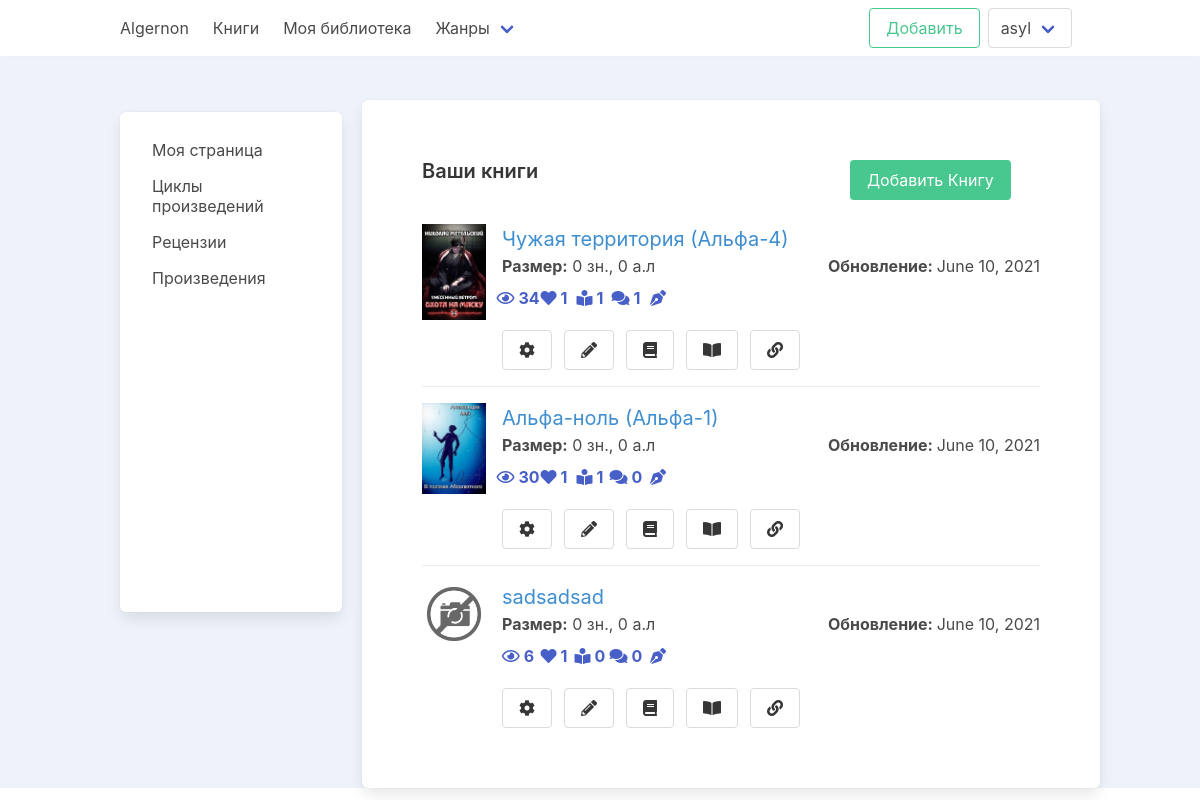
The page /u/works/ (signed in) on the database as committed earlier.
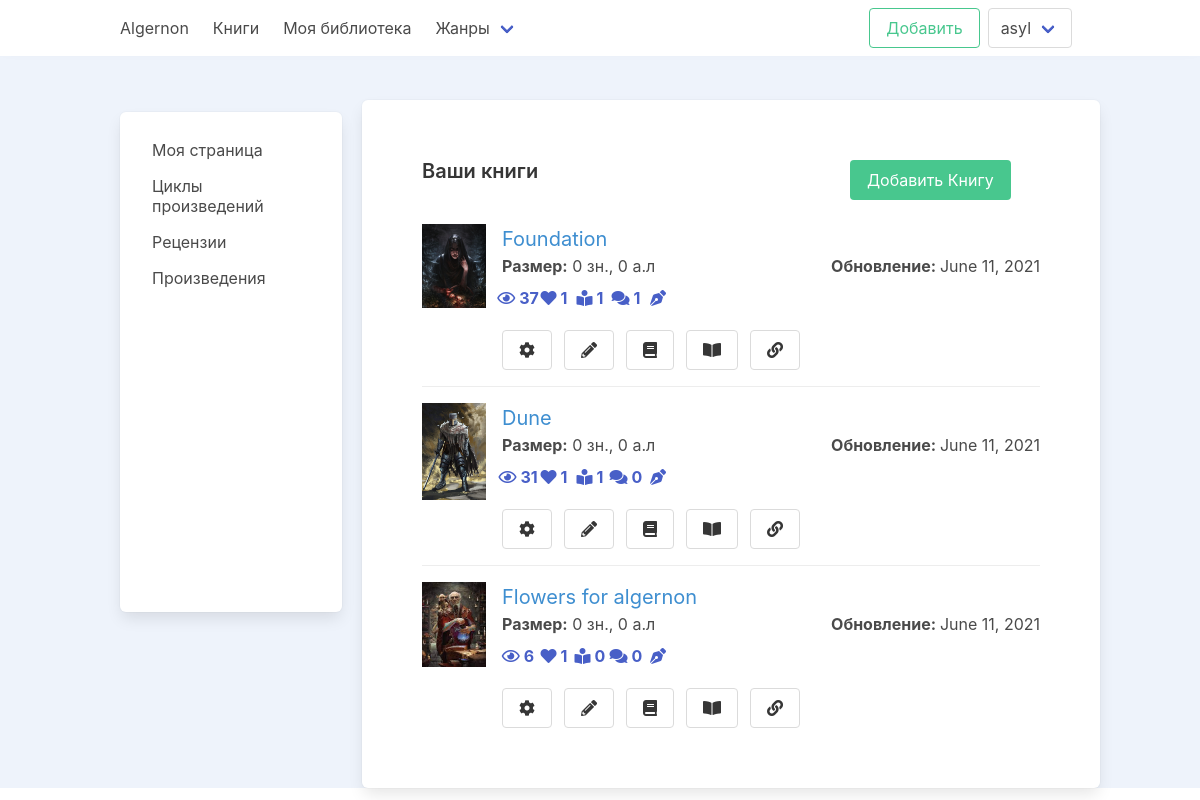
The same page on the database as committed later.
### account/models.py (models this page shows, shortened)
class CustomUser(AbstractUser):
    USERNAME_FIELD = 'email'
    REQUIRED_FIELDS = ['username']
    email = models.EmailField(_('Email'), unique=True)
    DS = "Don't Show"
    MALE = "Male"
    FEMALE = "Female"
    GENDER_CHOICES = (
        (DS, _("Don't Show")),
        (MALE, _("Male")),
        (FEMALE, _("Female"))
    )
    ONLY_MONTH_AND_DAY = "Only month and day"
    SHOW = "Show"
    BIRTHDAY_CHOICES = (
        (DS, _("Don't Show")),
        (ONLY_MONTH_AND_DAY, _("Only month and day")),
        (SHOW, _("Show birthday"))
    )
    slug = models.SlugField(unique=True, null=True, blank=True)
    image = models.ImageField(upload_to='profile/%Y/%m-%d', default='images/no-image.png', blank=True)
    name = models.CharField(max_length=250, unique=True)
    status = models.CharField(max_length=250, null=True, blank=True)
    birthday = models.DateField(null=True, blank=True)
    birthday_visibility = models.CharField(max_length=40, choices=BIRTHDAY_CHOICES, default=DS)
    gender = models.CharField(max_length=50, choices=GENDER_CHOICES, default=DS)
    information = QuillField(max_length=1000, null=True, blank=True)
    friends = models.ManyToManyField("CustomUser", blank=True)
    def get_absolute_url(self):
        return reverse('account:profile', args=[self.slug])
    def get_account_lib_url(self):
        return reverse('account:library', args=[self.slug])

### books/models.py (models this page shows, shortened)
class Book(models.Model):
    BOOK_CHOICES = (
        ("A", _("All")),
        ("O", _("Only friends")),
        ("N", _("Nobody"))
    )
    STATUS_CHOICES = (
        ("F", _("Finished")),
        ("D", _("Draft")),
        ("N", _("Not finished"))
    )
    author = models.ForeignKey(
        settings.AUTH_USER_MODEL,
        on_delete=models.CASCADE,
        related_name="books",
        verbose_name=_("Author")
    )
    cover = models.ImageField(upload_to="images/%Y-%m-%d/", default='images/no-image.jpg')
    title = models.CharField(max_length=150, unique=True, verbose_name=_("Book Name"))
    type = models.ForeignKey(
        Type,
        on_delete=models.SET_NULL,
        null=True,
        related_name="books",
        verbose_name=_("Book Type")
    )
    genre = models.ForeignKey(
        Genre,
        on_delete=models.SET_NULL,
        null=True,
        blank=True,
        related_name="books",
        verbose_name=_("Genre of the book")
    )
    cycle = models.ForeignKey(
        Cycle,
        on_delete=models.SET_NULL,
        null=True,
        blank=True,
        related_name="books",
        verbose_name=_("Book Cycle")
    )
    description = models.TextField(max_length=1000, null=True, blank=True)
    remark = models.TextField(max_length=1000, null=True, blank=True)
    status = models.CharField(max_length=2, choices=STATUS_CHOICES, default="N")
    is_introductory = models.BooleanField(default=False)
    is_eighteen_plus = models.BooleanField(default=False)
    is_published = models.BooleanField(default=False)
    can_comment = models.CharField(max_length=2, choices=BOOK_CHOICES, default="N")
    can_read = models.CharField(max_length=2, choices=BOOK_CHOICES, default="N")
    can_download = models.CharField(max_length=2, choices=BOOK_CHOICES, default="N")
    views = models.PositiveIntegerField(default=0)
    created_at = models.DateTimeField(auto_now_add=True)
    updated_at = models.DateTimeField(auto_now=True)
    class Meta:
        verbose_name = _("Book Info")
        verbose_name_plural = _("Books Info")
    def get_first_chapter(self):
        return reverse('reader:read_book', args=[self.id])
    def get_total_len(self):
        chapters = self.chapters.all()
        return sum([chapter.get_chapter_len() for chapter in chapters])
    def get_total_author_list_len(self):
        chapters = self.chapters.all()
        return round(sum([chapter.get_chapter_author_list_len() for chapter in chapters]), 2)
    def get_comment_count(self):
        return self.comments.count()
    @property
    def get_likes_count(self):
        return Like.objects.filter(book=self).count()
    @property
    def get_views_count(self):
        return self.views
    @property
    def get_readers_count(self):
        return self.library_books.count()

### authors/views.py (the view)
# urls.py: path('works/', views.AuthorsCreatedBookList.as_view(), name='author_books'),
class AuthorsCreatedBookList(LoginRequiredMixin, ListView):
    template_name = 'authors/created_books.html'
    model = Book
    context_object_name = 'books'
    def get_queryset(self, *args, **kwargs):
        author = self.request.user
        return Book.objects.filter(author=author)
    def get_context_data(self, *, object_list=None, **kwargs):
        context = super().get_context_data(**kwargs)
        context['author'] = self.request.user
        return context

### books/custom_context_processor.py (called while the page is built)
def genre_list(request):
    return {
        'genres': Genre.objects.all()
    }

### books/models.py (called while the page is built)
    def get_absolute_url(self):
        return reverse('books:books_by_genre', args=[self.slug])

### templates/authors/created_books.html (shortened to what this page needs)
{% extends 'profile_base.html' %}
{% load static %}
{% block content %}
    <section class="section">
        <div class="columns">
            <div class="column is-4"><h1 class="title is-5">Ваши книги</h1></div>
            <div class="column is-4 is-offset-4">
                <a href="{% url 'books:new_book' %}" class="button is-success">Добавить Книгу</a>
            </div>
        </div>
        <div class="columns">
            <div class="column">
                {% for book in books %}
                    <article class="media">
                        <figure class="media-left">
                            <p class="image is-64x64">
                                <a href="{% url 'books:update_book' book.id %}"><img src="{{ book.cover.url }}" alt=""></a>
                            </p>
                        </figure>
                        <div class="media-content">
                            <div class="content">
                                <a href="{% url 'books:update_book' book.id %}"
                                   class="is-size-5 has-text-info">{{ book.title }}</a>
                                <p><b>Размер:</b> {{ book.get_total_len }} зн., {{ book.get_total_author_list_len }} а.л
                                    <span class="is-pulled-right"><b>Обновление: </b>{{ book.updated_at.date }}</span>
                                </p>
                            </div>
                            <nav class="level is-mobile">
                                <div class="level-left">
                                    <a class="level-item ml-2">
                                        <span class="icon is-small">
                                            <i class="far fa-eye"></i>
                                            <strong class="ml-1">{{ book.get_views_count }}</strong>
                                        </span>
                                    </a>
                                    <a class="level-item ml-2">
                                    <span class="icon is-small">
                                        <i class="fas fa-heart"></i>
                                        <strong class="ml-1" id="like-count">{{ book.get_likes_count }}</strong>
                                    </span>
                                    </a>
                                    <a class="level-item ml-2">
                                        <span class="icon is-small">
                                            <i class="fas fa-book-reader"></i>
                                            <strong class="ml-1">{{ book.get_readers_count }}</strong>
                                        </span>
                                    </a>
                                    <a class="level-item ml-2">
                                        <span class="icon is-small">
                                            <i class="fas fa-comments"></i>
                                            <strong class="ml-1">{{ book.get_comment_count }}</strong>
                                        </span>
                                    </a>
                                    <a class="level-item ml-1">
                                        <span class="icon is-small">
                                            <i class="fas fa-pen-nib"></i>
                                        </span>
                                    </a>
                                </div>
                            </nav>
                            <div class="field is-grouped">
                                <div class="control">
                                    <a href="{% url 'books:update_book' book.id %}" class="button">
                                        <i class="fas fa-cog"></i>
                                    </a>
                                </div>
                                <div class="control">
                                    <a href="{% url 'books:update_book_content' book.id %}" class="button">
                                        <i class="fas fa-pencil-alt"></i>
                                    </a>
                                </div>
                                <div class="control">
                                    <a href="{% url 'books:detail' book.id %}" class="button">
                                        <i class="fas fa-book"></i>
                                    </a>
                                </div>
                                <div class="control">
                                    <a href="{{ book.get_first_chapter }}" class="button">
                                        <i class="fas fa-book-open"></i>
                                    </a>
                                </div>
                                <div class="control">
                                    <a href="{% url 'books:update_book_content' book.id %}" class="button">
                                        <i class="fas fa-link"></i>
                                    </a>
                                </div>
                            </div>
                        </div>
                    </article>
                {% endfor %}
            </div>
        </div>
    </section>
{% endblock content %}

### templates/profile_base.html (shortened to what this page needs)
{% load static %}
<!DOCTYPE html>
<html>
<head>
<link rel="stylesheet" href="https://cdnjs.cloudflare.com/ajax/libs/font-awesome/5.15.3/css/all.min.css" />
    <link rel="stylesheet" href="{% static 'css/base.css' %}">
    <link rel="stylesheet" href="{% static 'css/profile.css' %}">
</head>
<body>
{% include 'includes/_header.html' %}
<div class="container pt-6">
    <div class="columns">
        {% include 'includes/_sidebar.html' %}
        <div class="column is-9 box">
            <div class="columns is-centered">
                <div class="column is-12">
                    {% block content %}
                    {% endblock content %}
                </div>
            </div>
        </div>
    </div>
</div>
</body>
</html>

### templates/includes/_header.html (shortened to what this page needs)
<header class="box">
    <nav class="navbar  is-fixed-top" role="navigation" aria-label="main navigation">
        <div class="container">
            <div class="navbar-brand">
                <a class="navbar-item" href="/">
                    Algernon
                </a>
            </div>
            <div id="navbarBasicExample" class="navbar-menu">
                <div class="navbar-start">
                    <a class="navbar-item" href="{% url 'books:books' %}">
                        Книги
                    </a>
                    <a class="navbar-item" href="{{ request.user.get_account_lib_url }}">
                        Моя библиотека
                    </a>
                    <div class="navbar-item has-dropdown is-hoverable">
                        <a class="navbar-link">
                            Жанры
                        </a>
                    </div>
                </div>
                <div class="navbar-end">
                    <div class="navbar-item">
                        <div class="buttons">
                            <a href="{% url 'books:new_book' %}" class="button is-success is-outlined">Добавить</a>
                            {% if request.user.is_authenticated %}
                                <div class="navbar-item has-dropdown is-hoverable">
                                <a class="navbar-link button">
                                    {{ request.user.name }}
                                </a>
                            {% endif %}
                            </div>
                        </div>
                    </div>
                </div>
            </div>
        </div>
    </nav>
</header>

### templates/includes/_sidebar.html (shortened to what this page needs)
<div class="column is-3 mr-2 sidebar">
    <aside class="menu box" style="height: 500px;">
        <ul class="menu-list">
            <li><a href="{% url 'account:settings' %}" class="nav_link">Моя страница</a></li>
            <li><a href="{% url 'authors:authors_cycles' %}" class="nav_link">Циклы произведений</a></li>
            <li><a href="{% url 'reviews:account_reviews' %}" class="nav_link">Рецензии</a></li>
            <li><a href="{% url 'authors:author_books' %}" class="nav_link">Произведения</a></li>
        </ul>
    </aside>
</div>

### static/css/base.css (style rules this page uses)
body { background-color: #eef3fb; }
:root { --green: #47cf73; --green-light: #d3ffe1; --green-dark: #248c46; --yellow: #ffdd40; --yellow-light: #f9e9a2; --yellow-dark: #d9b200; --purple: #ae63e4; --purple-light: #be9fe4; --purple-dark: #754cac; --red: #ff3c41; --red-very-light: #ffcfcb; --red-light: #f19994; --red-dark: #a00808; --blue: #0ebeff; --blue-light: #76daff; --blue-dark: #3d88c3; --gray: #9b9dad; --gray-light-6: #f1f1f3; --gray-light-5: #e3e4e8; --gray-light-4: #d5d7de; --gray-light-3: #c7c9d3; --gray-light-2: #b7bbc8; --gray-light-1: #aaaebc; --gray-dark-1: #868ca0; --gray-dark-2: #717790; --gray-dark-3: #5a5f73; --gray-dark-4: #444857; --gray-dark-5: #2c303a; --gray-dark-6: #1e1f26; --gray-dark-7: #131417; --gray-dark-8: #0a0a0c; --gray-dark-9: #010101; }

Rows that differ between the two databases and show on the page:
changed Book: cover: a different picture; title "Чужая территория (Альфа-4)" → "Foundation"; updated_at "June 10, 2021" → "June 11, 2021"; get_views_count "34" → "37"
changed Book: cover: a different picture; title "Альфа-ноль (Альфа-1)" → "Dune"; updated_at "June 10, 2021" → "June 11, 2021"; get_views_count "30" → "31"
changed Book: cover: picture added in place of a placeholder; title "sadsadsad" → "Flowers for algernon"; updated_at "June 10, 2021" → "June 11, 2021"
